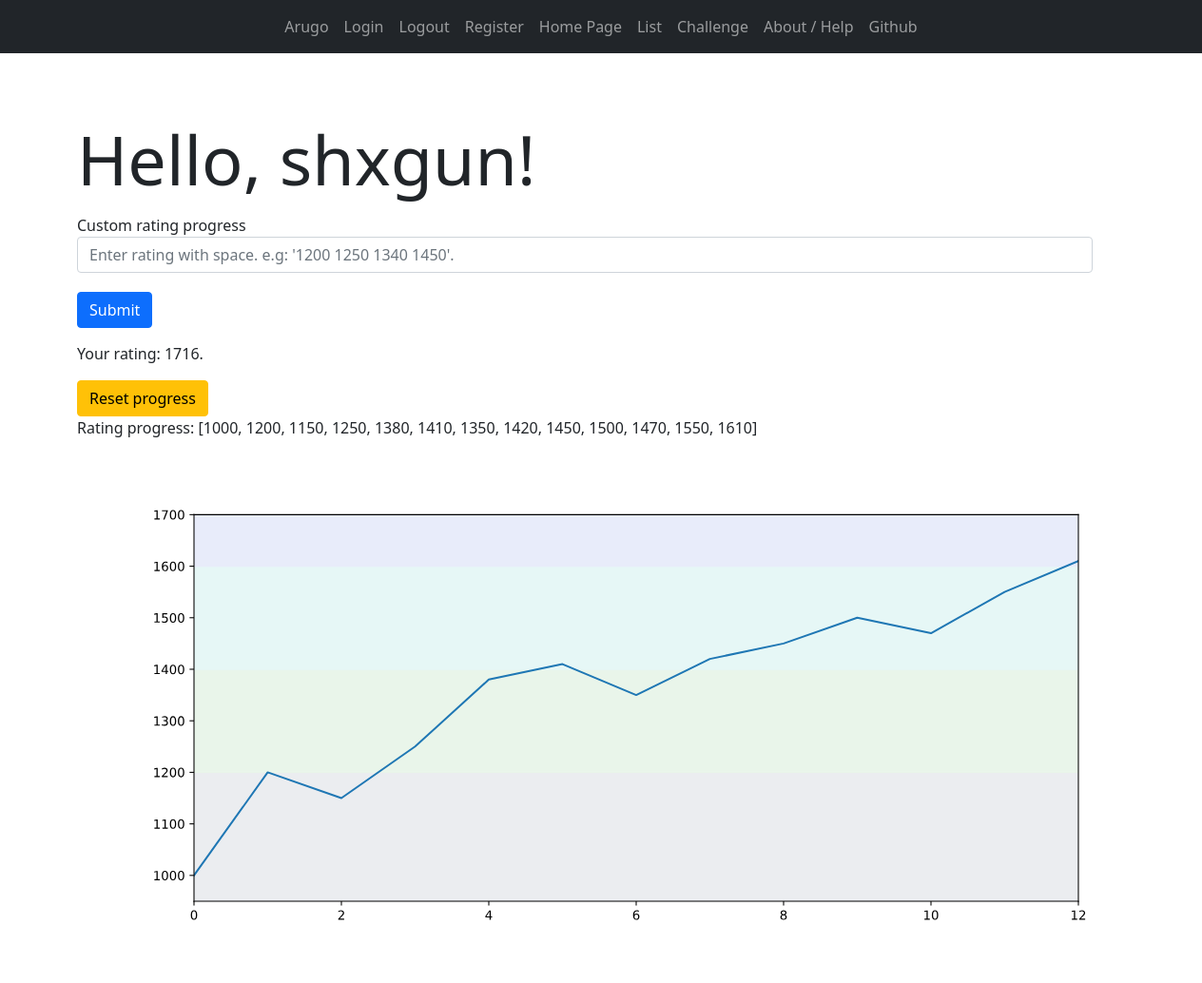
Before: / (signed in) with the older database file.
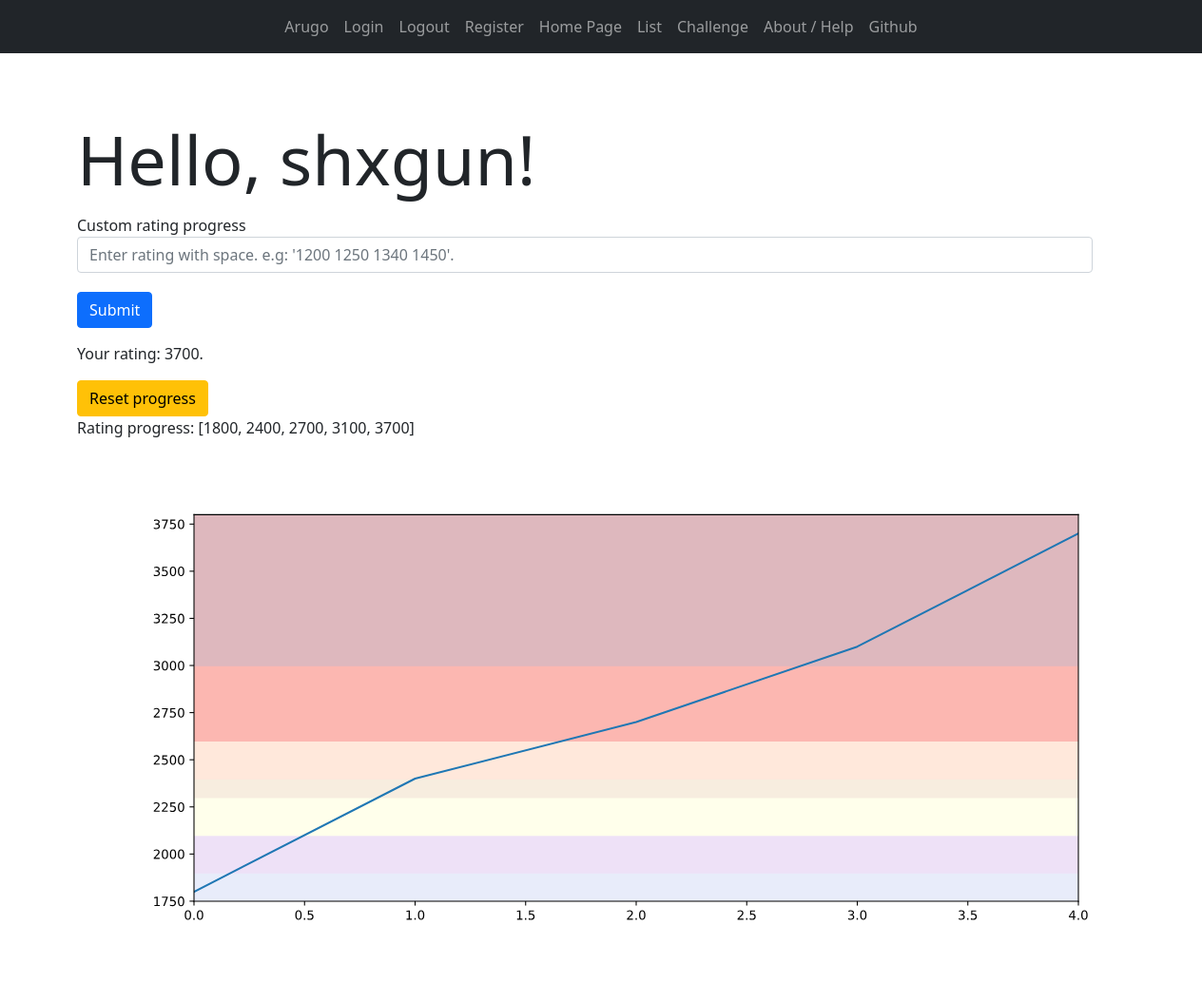
After: the same page with the newer database file.
### base/models.py (models this page shows, shortened)
class Profile(models.Model):
    user = models.ForeignKey(User, on_delete=models.CASCADE)
    handle = models.CharField(max_length=40)
    registration_date = models.DateField(auto_now_add=True)
    rating_progress = models.CharField(max_length=200, default="[]")
    virtual_rating = models.IntegerField(default=1400)
    in_progress = models.BooleanField(default=False)
    current_problem = models.CharField(max_length=20, default="Unselected")
    deadline = models.DateTimeField(auto_now_add=True)

### base/views.py (the view)
# urls.py: path("", views.index, name="home-page"),
def index(request):
    context = {}
    context["user"] = None
    context["graph"] = None
    if request.user.is_authenticated:
        profile = Profile.objects.get(user=request.user)
        if request.method == "POST":
            update_progress(profile, request.POST.get("progress"))
        context["user"] = profile
        context["graph"] = make_graph(eval(profile.rating_progress))
    return render(request, "home.html", context)

### base/util.py (called while the page is built)
def rating_color(rating):
    if rating < 1200:
        return ("gray", "#ebedf0")
    elif rating < 1400:
        return ("green", "#e9f5ea")
    elif rating < 1600:
        return ("cyan", "#e6f7f6")
    elif rating < 1900:
        return ("#0700c4", "#e8ecfa")
    elif rating < 2100:
        return ("#a100c2", "#eee1f7")
    elif rating < 2300:
        return ("#ffea00", "#ffffeb")
    elif rating < 2400:
        return ("#ed8b00", "#f7eddf")
    elif rating < 2600:
        return ("#fc5b00", "#ffe8db")
    elif rating < 3000:
        return ("#ff1500", "#fcb7b1")
    else:
        return ("#5e010f", "#deb8be")

def make_graph(y):
    fig = plt.figure()
    fig.set_size_inches(12.5, 5.5)
    x = range(len(y))
    max_y = max(y)
    max_y = max_y + 100 - max_y % 100
    min_y = min(y)
    min_y = min_y - 50 - min_y % 100
    plt.ylim(min_y, max_y)
    plt.xlim(0, len(y) - 1)
    cp = [0, 1200, 1400, 1600, 1900, 2100, 2300, 2400, 2600, 3000, 4000]
    for i in range(10):
        cl, bcl = rating_color(cp[i])
        plt.axhspan(cp[i], cp[i + 1], color=bcl)
    plt.plot(x, y)
    imgdata = StringIO()
    fig.savefig(imgdata, format="svg")
    data = imgdata.getvalue()
    return data

### templates/home.html (shortened to what this page needs)
{% extends 'main.html' %}
{% block content %}
<div class="container">
    {% if not user %}
    <h1 class="display-1">
        Welcome to arugo
    </h1>
    <div class="container">
        <p class="h4">What is this site?</p>
        <p>This site helps users that want to do practice and can keep track of their progress through a virtual rating
            system. You can assign yourself with an initial rating, do practice based on random suggested problems and
            earn a virtual rating through it. This site is inspired by my past training days, which I always wanted to
            have something like this to aid my training. <a class="link-secondary" href="{% url 'help' %}"
                target="_blank">Read more...</a></p>
    </div>
    <div class="container">
        <p class="h4">Already have an account?</p>
        <p>Login <a class="link-secondary" href="{% url 'help' %}" target="_blank">
                here</a>.</p>
    </div>
    <div class="container">
        <p class="h4">New to this site?</p>
        <p>Register with your Codeforces handle <a class="link-secondary" href="{% url 'register' %}" target="_blank">
                here</a>.</p>
    </div>
    {% else %}
    <div class="container">
        <h1 class="display-2">Hello, {{user.handle}}! </h1>
    </div>
    <div class="container">
        <form method="POST">
            <div class="form-group">
                <label for="progress">Custom rating progress</label>
                <input type="progress" class="form-control" id="progress" name="progress"
                    placeholder="Enter rating with space. e.g: '1200 1250 1340 1450'.">
            </div>
            <button type="submit" class="btn btn-primary">Submit</button>
        </form>
    </div>
    <div class="container">
        <p> Your rating: {{user.virtual_rating}}. </p>
        <a class="btn btn-warning" href="{% url 'reset-progress' %}">Reset progress</a>
        <br>
        <p>Rating progress: {{user.rating_progress}} </p>
    </div>
    <p> {{graph|safe}} </p>
    {% endif %}
</div>
{% endblock content %}

### templates/main.html (shortened to what this page needs)
{% load static %}
<!DOCTYPE html>
<html>
<head>
    <link rel="stylesheet" href="{% static 'css/bootstrap.min.css' %}">
    <link rel="stylesheet" href="{% static 'fa/css/all.min.css' %}">
    <link rel="stylesheet" href="{% static 'css/style.css' %}">
</head>
<body>
    <nav class="navbar navbar-expand-lg navbar-dark bg-dark">
        <div class="collapse navbar-collapse justify-content-md-center" id="navbarsExample08">
            <ul class="navbar-nav">
                <li class="nav-item active">
                    <a class="nav-link" href="#"> Arugo </a>
                </li>
                <li class="nav-item">
                    <a class="nav-item nav-link" href="{% url 'login' %}"> Login </a>
                </li>
                <li class="nav-item">
                    <a class="nav-item nav-link" href="{% url 'logout' %}"> Logout </a>
                </li>
                <li class="nav-item">
                    <a class="nav-item nav-link" href="{% url 'register' %}"> Register </a>
                </li>
                <li class="nav-item">
                    <a class="nav-item nav-link" href="{% url 'home-page' %}"> Home Page </a>
                </li>
                <li class="nav-item">
                    <a class="nav-item nav-link" href="{% url 'list' %}"> List </a>
                </li>
                <li class="nav-item">
                    <a class="nav-item nav-link" href="{% url 'challenge' %}"> Challenge </a>
                </li>
                <li class="nav-item">
                    <a class="nav-item nav-link" href="{% url 'help' %}"> About / Help </a>
                </li>
                <li class="nav-item">
                    <a class="nav-item nav-link" href="https://github.com/polarity-cf/arugo"> Github </a>
                </li>
            </ul>
        </div>
    </nav>
    <br>
    <br>
    <div class="container">
        {% block content %}
        {% endblock content %}
    </div>
</body>
</html>

### static/css/style.css (style rules this page uses)
body { padding-bottom: 20px; }
.navbar { margin-bottom: 5px; }
.container { margin: 15px; }
.form-group { margin-bottom: 20px; }

Changed rows visible on the page:
changed Profile "shxgun": virtual_rating "1716" → "3700"; rating_progress "[1000, 1200, 1150, 1250, 1380, 1410, 1350, 1420, 1450, 1500, 1470, 1550, 1610]" → "[1800, 2400, 2700, 3100, 3700]"
